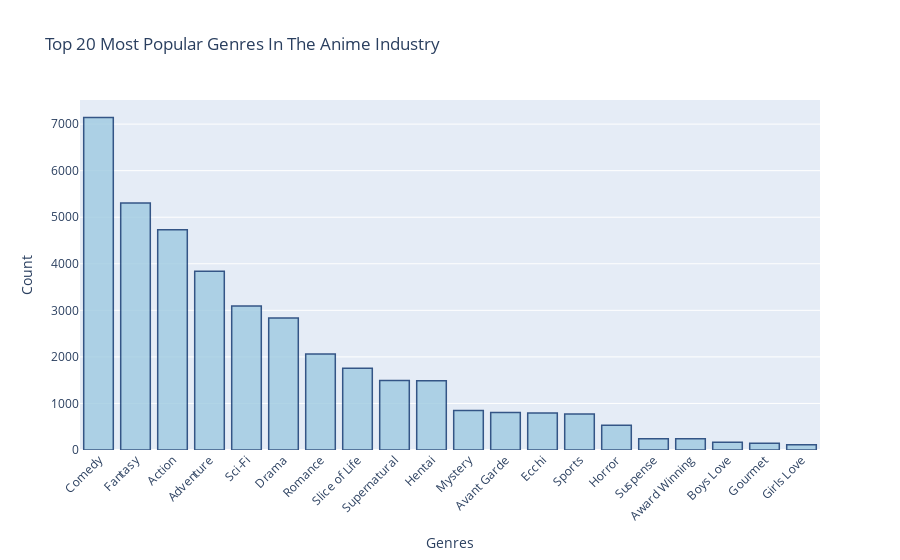

The code cell stored with this chart in its notebook:
### Code cell
# Select the top 20 genres
top_20_genres = genre_counts.head(20)

# Create a bar chart with custom style
fig = px.bar(top_20_genres, x=top_20_genres.index, y=top_20_genres.values,
             labels={'x':'Genre', 'y':'Count'},
             title='Top 20 Most Popular Genres In The Anime Industry')

# Customize the bar chart appearance
fig.update_traces(marker_color='rgb(158,202,225)', marker_line_color='rgb(8,48,107)',
                  marker_line_width=1.5, opacity=0.8)

fig.update_layout(xaxis_tickangle=-45, xaxis=dict(tickfont=dict(size=12)),
                  yaxis=dict(titlefont=dict(size=14)))

fig.show()

### Figure 1 — Plotly figure (JSON) as saved in the notebook; plotly's stock layout.template omitted (floating-point values rounded to 4 significant figures)
{"data": [{"alignmentgroup": "True", "hovertemplate": "Genres=%{x}<br>Count=%{y}<extra></extra>", "legendgroup": "", "marker": {"color": "rgb(158,202,225)", "line": {"color": "rgb(8,48,107)", "width": 1.5}, "pattern": {"shape": ""}}, "name": "", "offsetgroup": "", "opacity": 0.8, "orientation": "v", "showlegend": false, "textposition": "auto", "type": "bar", "x": ["Comedy", "Fantasy", "Action", "Adventure", "Sci-Fi", "Drama", "Romance", "Slice of Life", "Supernatural", "Hentai", "Mystery", "Avant Garde", "Ecchi", "Sports", "Horror", "Suspense", "Award Winning", "Boys Love", "Gourmet", "Girls Love"], "xaxis": "x", "y": [7142, 5306, 4730, 3842, 3091, 2836, 2063, 1755, 1494, 1486, 847, 804, 795, 771, 534, 242, 241, 169, 146, 113], "yaxis": "y"}], "layout": {"barmode": "relative", "legend": {"tracegroupgap": 0}, "title": {"text": "Top 20 Most Popular Genres In The Anime Industry"}, "xaxis": {"anchor": "y", "domain": [0, 1], "tickangle": -45, "tickfont": {"size": 12}, "title": {"text": "Genres"}}, "yaxis": {"anchor": "x", "domain": [0, 1], "title": {"font": {"size": 14}, "text": "Count"}}}}
